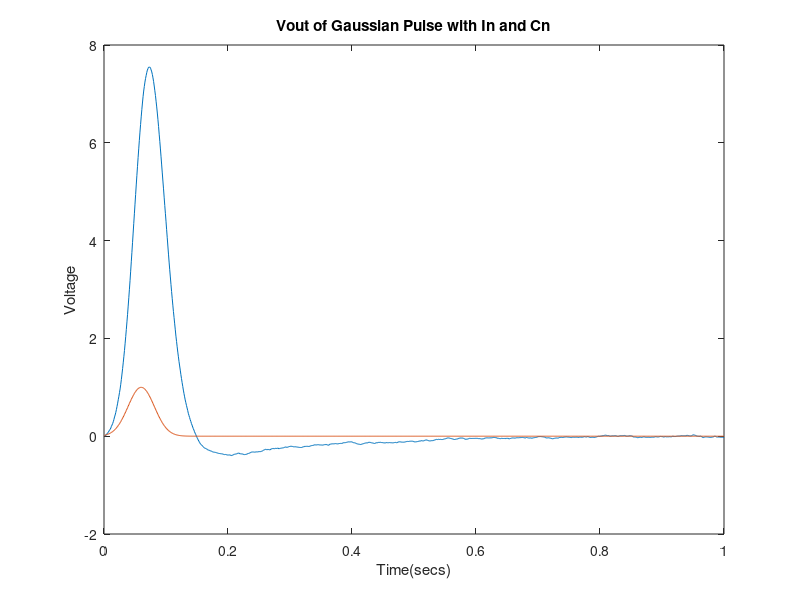
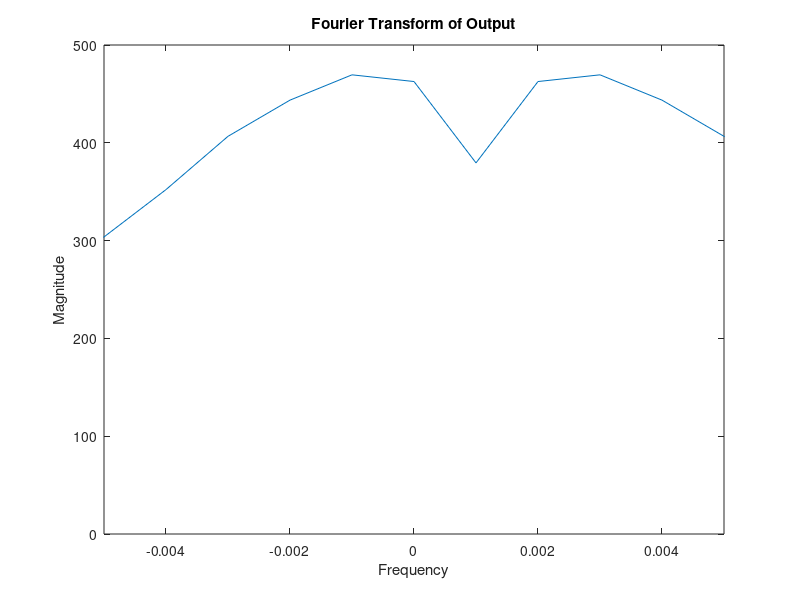
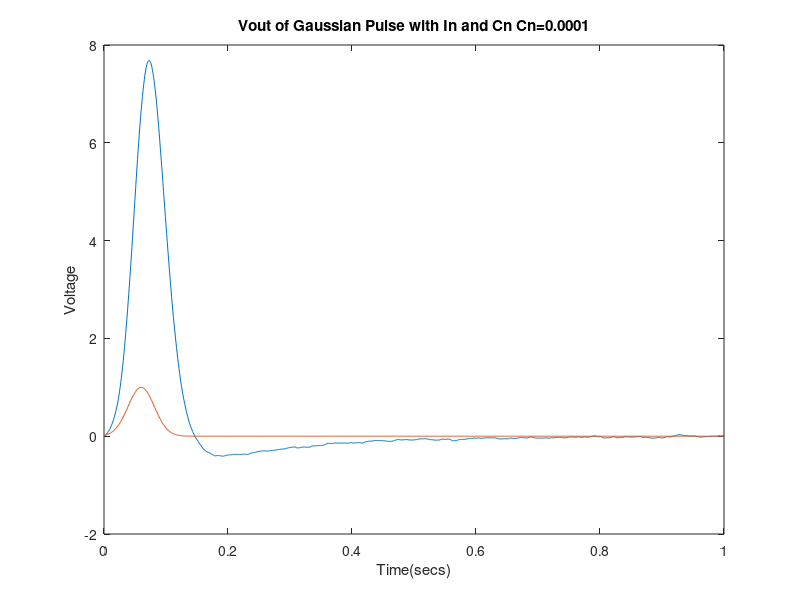
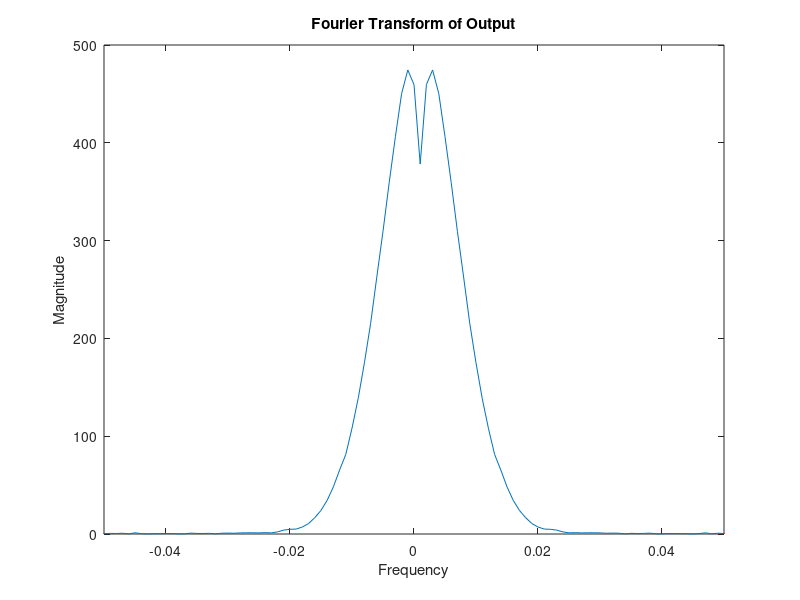

MATLAB code for these plots, in order:

% Patrobas Adewumi
% 100963608
% ELEC 4700
% assignment4
clear all

runTime = 1; % in seconds
timecuts = 1000;
dt = runTime/timecuts;

Cn = 0.00001;
R1 = 1;
C1 = 0.25;
R2 = 2;
L1 = 0.2;
R3 = 10;
a = 100; 
R4 = 0.1;
Ro = 1000;
     

C = [  0, 0,   0,  0, 0, 0, 0, 0; ... V1
     -C1,C1,   0,  0, 0, 0, 0, 0; ... V2
       0, 0, -L1,  0, 0, 0, 0, 0; ... I1
       0, 0,   0, Cn, 0, 0, 0, 0; ... V3
       0, 0,   0,  0, 0, 0, 0, 0; ... I3
       0, 0,   0, Cn, 0, 0, 0, 0; ... V4
       0, 0,   0,  0, 0, 0, 0, 0; ... In
       0, 0,   0,  0, 0, 0, 0, 0];   %Vo
   
   %     V1             V2  I1    V3  I3     V4  In            Vo  
G = [     1,             0,  0,    0,  0,     0,  0,            0; ... V1
      -1/R1, (1/R2 + 1/R1), -1,    0,  0,     0,  0,            0; ... V2
          0,             1,  0,   -1,  0,     0,  0,            0; ... I1
          0,             0, -1, 1/R3,  0,     0, -1,            0; ... V3
          0,             0,  0,    0, -a,     1,  0,            0; ... I3
          0,             0,  0, 1/R3, -1,     0, -1,            0; ... V4
          0,             0,  0,    0,  0,     0,  1,            0; ... In
          0,             0,  0,    0,  0, -1/R4,  0, (1/R4 +1/Ro)];   %Vo
  
disp('Question 3: G and C matrices:')
disp(G)
disp(C)
      
%%%%%%%%%%%%%%%%%%%%%%%%%%%%%%%%%%%%%%%%%%%%%%%%%%%%%%%%%%%%%%%%%%%%%%
% Gaussian Pulse Function
%%%%%%%%%%%%%%%%%%%%%%%%%%%%%%%%%%%%%%%%%%%%%%%%%%%%%%%%%%%%%%%%%%%%%%
mag = 1;
dev = 0.03;
delay = 0.06;
Flist = zeros(8,1,timecuts);
for count = 1:1:timecuts
    Flist(1,1,count) = mag*exp(-((count*dt-delay)/dev)^2); 
    Flist(7,1,count) = 0.001*randn;
end
Vlist = zeros(8,1,timecuts);

for count  = 2:1:timecuts
    A = C/dt +G;
    
    Vlist(:,:,count) = A\(C*Vlist(:,:,count-1)/dt +Flist(:,:,count));
end
      
V1list(1,:) = Vlist(1,1,:);
V2list(1,:) = Vlist(2,1,:);
ILlist(1,:) = Vlist(3,1,:);
I3list(1,:) = Vlist(4,1,:);
V4list(1,:) = Vlist(5,1,:);
Inlist(1,:) = Vlist(7,1,:);
Volist(1,:) = Vlist(8,1,:);

figure(7)
plot((1:timecuts).*dt,Volist(1,:))
xlabel('Time(secs)')
ylabel('Voltage')
title('Vout of Gaussian Pulse with In and Cn')
hold on
plot((1:timecuts).*dt,V1list(1,:))
hold off

figure(8)
g = abs(fftshift(fft(Volist(1,:))));
plot(((1:length(g))/timecuts)-0.5,g)
xlim([-0.005 0.005])
xlabel('Frequency')
ylabel('Magnitude')
title('Fourier Transform of Output')

% Cn 1
Cn = 0.0001;
     

C = [  0, 0,   0,  0, 0, 0, 0, 0; ... V1
     -C1,C1,   0,  0, 0, 0, 0, 0; ... V2
       0, 0, -L1,  0, 0, 0, 0, 0; ... I1
       0, 0,   0, Cn, 0, 0, 0, 0; ... V3
       0, 0,   0,  0, 0, 0, 0, 0; ... I3
       0, 0,   0, Cn, 0, 0, 0, 0; ... V4
       0, 0,   0,  0, 0, 0, 0, 0; ... In
       0, 0,   0,  0, 0, 0, 0, 0];   %Vo

%%%%%%%%%%%%%%%%%%%%%%%%%%%%%%%%%%%%%%%%%%%%%%%%%%%%%%%%%%%%%%%%%%%%%%
% Gaussian Pulse Function
%%%%%%%%%%%%%%%%%%%%%%%%%%%%%%%%%%%%%%%%%%%%%%%%%%%%%%%%%%%%%%%%%%%%%%
mag = 1;
dev = 0.03;
delay = 0.06;
Flist = zeros(8,1,timecuts);
for count = 1:1:timecuts
    Flist(1,1,count) = mag*exp(-((count*dt-delay)/dev)^2);
    Flist(7,1,count) = 0.001*randn;
end
Vlist = zeros(8,1,timecuts);

for count  = 2:1:timecuts
    A = C/dt +G;
    
    Vlist(:,:,count) = A\(C*Vlist(:,:,count-1)/dt +Flist(:,:,count));
end
      
V1list(1,:) = Vlist(1,1,:);
V2list(1,:) = Vlist(2,1,:);
ILlist(1,:) = Vlist(3,1,:);
I3list(1,:) = Vlist(4,1,:);
V4list(1,:) = Vlist(5,1,:);
Inlist(1,:) = Vlist(7,1,:);
Volist(1,:) = Vlist(8,1,:);

figure(9)
plot((1:timecuts).*dt,Volist(1,:))
xlabel('Time(secs)')
ylabel('Voltage')
title('Vout of Gaussian Pulse with In and Cn Cn=0.0001')
hold on
plot((1:timecuts).*dt,V1list(1,:))
hold off

figure(10)
g = abs(fftshift(fft(Volist(1,:))));
plot(((1:length(g))/timecuts)-0.5,g)
xlim([-0.05 0.05])
xlabel('Frequency')
ylabel('Magnitude')
title('Fourier Transform of Output')

% Cn 2
Cn = 0.001;
     

C = [  0, 0,   0,  0, 0, 0, 0, 0; ... V1
     -C1,C1,   0,  0, 0, 0, 0, 0; ... V2
       0, 0, -L1,  0, 0, 0, 0, 0; ... I1
       0, 0,   0, Cn, 0, 0, 0, 0; ... V3
       0, 0,   0,  0, 0, 0, 0, 0; ... I3
       0, 0,   0, Cn, 0, 0, 0, 0; ... V4
       0, 0,   0,  0, 0, 0, 0, 0; ... In
       0, 0,   0,  0, 0, 0, 0, 0];   %Vo
   

%%%%%%%%%%%%%%%%%%%%%%%%%%%%%%%%%%%%%%%%%%%%%%%%%%%%%%%%%%%%%%%%%%%%%%
% Gaussian Pulse Function
%%%%%%%%%%%%%%%%%%%%%%%%%%%%%%%%%%%%%%%%%%%%%%%%%%%%%%%%%%%%%%%%%%%%%%
mag = 1;
dev = 0.03;
delay = 0.06;
Flist = zeros(8,1,timecuts);
for count = 1:1:timecuts
    Flist(1,1,count) = mag*exp(-((count*dt-delay)/dev)^2);
    Flist(7,1,count) = 0.001*randn;
end
Vlist = zeros(8,1,timecuts);

for count  = 2:1:timecuts
    A = C/dt +G;
    
    Vlist(:,:,count) = A\(C*Vlist(:,:,count-1)/dt +Flist(:,:,count));
end
      
V1list(1,:) = Vlist(1,1,:);
V2list(1,:) = Vlist(2,1,:);
ILlist(1,:) = Vlist(3,1,:);
I3list(1,:) = Vlist(4,1,:);
V4list(1,:) = Vlist(5,1,:);
Inlist(1,:) = Vlist(7,1,:);
Volist(1,:) = Vlist(8,1,:);

figure(11)
plot((1:timecuts).*dt,Volist(1,:))
xlabel('Time(secs)')
ylabel('Voltage')
title('Vout of Gaussian Pulse with In and Cn Cn=0.001')
hold on
plot((1:timecuts).*dt,V1list(1,:))
hold off

figure(12)
g = abs(fftshift(fft(Volist(1,:))));
plot(((1:length(g))/timecuts)-0.5,g)
xlim([-0.05 0.05])
xlabel('Frequency')
ylabel('Magnitude')
title('Fourier Transform of Output')


% Cn 3
Cn = 0.01;
     

C = [  0, 0,   0,  0, 0, 0, 0, 0; ... V1
     -C1,C1,   0,  0, 0, 0, 0, 0; ... V2
       0, 0, -L1,  0, 0, 0, 0, 0; ... I1
       0, 0,   0, Cn, 0, 0, 0, 0; ... V3
       0, 0,   0,  0, 0, 0, 0, 0; ... I3
       0, 0,   0, Cn, 0, 0, 0, 0; ... V4
       0, 0,   0,  0, 0, 0, 0, 0; ... In
       0, 0,   0,  0, 0, 0, 0, 0];   %Vo
%%%%%%%%%%%%%%%%%%%%%%%%%%%%%%%%%%%%%%%%%%%%%%%%%%%%%%%%%%%%%%%%%%%%%%
% Gaussian Pulse Function
%%%%%%%%%%%%%%%%%%%%%%%%%%%%%%%%%%%%%%%%%%%%%%%%%%%%%%%%%%%%%%%%%%%%%%
mag = 1;
dev = 0.03;
delay = 0.06;
Flist = zeros(8,1,timecuts);
for count = 1:1:timecuts
    Flist(1,1,count) = mag*exp(-((count*dt-delay)/dev)^2); 
    Flist(7,1,count) = 0.001*randn;
end
Vlist = zeros(8,1,timecuts);

for count  = 2:1:timecuts
    A = C/dt +G;
    
    Vlist(:,:,count) = A\(C*Vlist(:,:,count-1)/dt +Flist(:,:,count));
end
      
V1list(1,:) = Vlist(1,1,:);
V2list(1,:) = Vlist(2,1,:);
ILlist(1,:) = Vlist(3,1,:);
I3list(1,:) = Vlist(4,1,:);
V4list(1,:) = Vlist(5,1,:);
Inlist(1,:) = Vlist(7,1,:);
Volist(1,:) = Vlist(8,1,:);

figure(13)
plot((1:timecuts).*dt,Volist(1,:))
xlabel('Time(secs)')
ylabel('Voltage')
title('Vout of Gaussian Pulse with In and Cn Cn=0.01')
hold on
plot((1:timecuts).*dt,V1list(1,:))
hold off

figure(14)
g = abs(fftshift(fft(Volist(1,:))));
plot(((1:length(g))/timecuts)-0.5,g)
xlim([-0.05 0.05])
xlabel('Frequency')
ylabel('Magnitude')
title('Fourier Transform of Output')

clear all
% changing timesteps
runTime = 1; % in seconds
timecuts = 100;
dt = runTime/timecuts;

Cn = 0.00001;
R1 = 1;
C1 = 0.25;
R2 = 2;
L1 = 0.2;
R3 = 10;
a = 100;
R4 = 0.1;
Ro = 1000;
     

C = [  0, 0,   0,  0, 0, 0, 0, 0; ... V1
     -C1,C1,   0,  0, 0, 0, 0, 0; ... V2
       0, 0, -L1,  0, 0, 0, 0, 0; ... I1
       0, 0,   0, Cn, 0, 0, 0, 0; ... V3
       0, 0,   0,  0, 0, 0, 0, 0; ... I3
       0, 0,   0, Cn, 0, 0, 0, 0; ... V4
       0, 0,   0,  0, 0, 0, 0, 0; ... In
       0, 0,   0,  0, 0, 0, 0, 0];   %Vo
   
   %     V1             V2  I1    V3  I3     V4  In            Vo  
G = [     1,             0,  0,    0,  0,     0,  0,            0; ... V1
      -1/R1, (1/R2 + 1/R1), -1,    0,  0,     0,  0,            0; ... V2
          0,             1,  0,   -1,  0,     0,  0,            0; ... I1
          0,             0, -1, 1/R3,  0,     0, -1,            0; ... V3
          0,             0,  0,    0, -a,     1,  0,            0; ... I3
          0,             0,  0, 1/R3, -1,     0, -1,            0; ... V4
          0,             0,  0,    0,  0,     0,  1,            0; ... In
          0,             0,  0,    0,  0, -1/R4,  0, (1/R4 +1/Ro)];   %Vo

%%%%%%%%%%%%%%%%%%%%%%%%%%%%%%%%%%%%%%%%%%%%%%%%%%%%%%%%%%%%%%%%%%%%%%
% Gaussian Pulse Function
%%%%%%%%%%%%%%%%%%%%%%%%%%%%%%%%%%%%%%%%%%%%%%%%%%%%%%%%%%%%%%%%%%%%%%
mag = 1;
dev = 0.03;
delay = 0.06;
Flist = zeros(8,1,timecuts);
for count = 1:1:timecuts
    Flist(1,1,count) = mag*exp(-((count*dt-delay)/dev)^2);
    Flist(7,1,count) = 0.001*randn;
end
Vlist = zeros(8,1,timecuts);

for count  = 2:1:timecuts
    A = C/dt +G;
    Vlist(:,:,count) = A\(C*Vlist(:,:,count-1)/dt +Flist(:,:,count));
end
      
V1list(1,:) = Vlist(1,1,:);
V2list(1,:) = Vlist(2,1,:);
ILlist(1,:) = Vlist(3,1,:);
I3list(1,:) = Vlist(4,1,:);
V4list(1,:) = Vlist(5,1,:);
Inlist(1,:) = Vlist(7,1,:);
Volist(1,:) = Vlist(8,1,:);

figure(15)
plot((1:timecuts).*dt,Volist(1,:))
xlabel('Time(secs)')
ylabel('Voltage')
title('Vout of Gaussian Pulse with In and Cn timesteps=100')
hold on
plot((1:timecuts).*dt,V1list(1,:))
hold off

figure(16)
g = abs(fftshift(fft(Volist(1,:))));
plot(((1:length(g))/timecuts)-0.5,g)
xlim([-0.5 0.5])
xlabel('Frequency')
ylabel('Magnitude')
title('Fourier Transform of Output')

% Timestep
clear all
runTime = 1; 
timecuts = 10000;
dt = runTime/timecuts;

R1 = 1;
C1 = 0.25;
R2 = 2;
L1 = 0.2;
R3 = 10;
a = 100;
R4 = 0.1;
Ro = 1000;
Cn = 0.00001;
     


C = [  0, 0,   0,  0, 0, 0, 0, 0; ... V1
     -C1,C1,   0,  0, 0, 0, 0, 0; ... V2
       0, 0, -L1,  0, 0, 0, 0, 0; ... I1
       0, 0,   0, Cn, 0, 0, 0, 0; ... V3
       0, 0,   0,  0, 0, 0, 0, 0; ... I3
       0, 0,   0, Cn, 0, 0, 0, 0; ... V4
       0, 0,   0,  0, 0, 0, 0, 0; ... In
       0, 0,   0,  0, 0, 0, 0, 0];   %Vo
   
   %     V1             V2  I1    V3  I3     V4  In            Vo  
G = [     1,             0,  0,    0,  0,     0,  0,            0; ... V1
      -1/R1, (1/R2 + 1/R1), -1,    0,  0,     0,  0,            0; ... V2
          0,             1,  0,   -1,  0,     0,  0,            0; ... I1
          0,             0, -1, 1/R3,  0,     0, -1,            0; ... V3
          0,             0,  0,    0, -a,     1,  0,            0; ... I3
          0,             0,  0, 1/R3, -1,     0, -1,            0; ... V4
          0,             0,  0,    0,  0,     0,  1,            0; ... In
          0,             0,  0,    0,  0, -1/R4,  0, (1/R4 +1/Ro)];   %Vo

%%%%%%%%%%%%%%%%%%%%%%%%%%%%%%%%%%%%%%%%%%%%%%%%%%%%%%%%%%%%%%%%%%%%%%
% Gaussian Pulse Function
%%%%%%%%%%%%%%%%%%%%%%%%%%%%%%%%%%%%%%%%%%%%%%%%%%%%%%%%%%%%%%%%%%%%%%
mag = 1;
dev = 0.03;
delay = 0.06;
Flist = zeros(8,1,timecuts);
for count = 1:1:timecuts
    Flist(1,1,count) = mag*exp(-((count*dt-delay)/dev)^2);%for gaussian pulse
    Flist(7,1,count) = 0.001*randn;
end
Vlist = zeros(8,1,timecuts);

for count  = 2:1:timecuts
    A = C/dt +G;
    
    Vlist(:,:,count) = A\(C*Vlist(:,:,count-1)/dt +Flist(:,:,count));
end
      
V1list(1,:) = Vlist(1,1,:);
V2list(1,:) = Vlist(2,1,:);
ILlist(1,:) = Vlist(3,1,:);
I3list(1,:) = Vlist(4,1,:);
V4list(1,:) = Vlist(5,1,:);
Inlist(1,:) = Vlist(7,1,:);
Volist(1,:) = Vlist(8,1,:);

figure(17)
plot((1:timecuts).*dt,Volist(1,:))
xlabel('Time(secs)')
ylabel('Voltage')
title('Vout of Gaussian Pulse with In and Cn timesteps=10000')
hold on
plot((1:timecuts).*dt,V1list(1,:))
hold off

figure(18)
g = abs(fftshift(fft(Volist(1,:))));
plot(((1:length(g))/timecuts)-0.5,g)
xlim([-0.005 0.005])
xlabel('Frequency')
ylabel('Magnitude')
title('Q3: Fourier Transform of Output')
      

disp('Q3: Increasing the value of Cn reduces the overall output of the circuit.')     
      
      
      